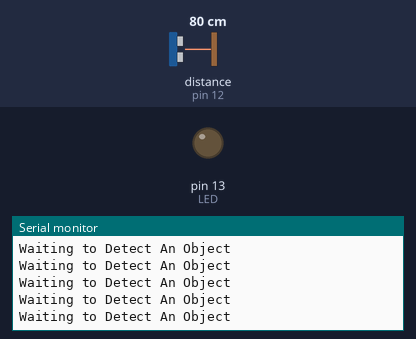
Recording of a sketch running on a simulated Arduino Uno, built with avr-gcc and run on an emulated ATmega328P. On the bench: output pins drawn as LEDs (lit = HIGH), the last lines printed to the serial monitor. Wiring (inferred from the names in the program): ultrasonic range finder: trigger pin 11; echo pin 12. The inputs (shaded band) are chosen by the test bench; at power-on: distance to the obstacle (sensor on pin 12) 80 cm. The echo pulse lasts 58.3 µs per cm; pins used as bus, display or sensor lines are not drawn.

Above: at 1.2 s.
1.3 s: distance to the obstacle (sensor on pin 12) set to 2 cm
At 1.97 s:
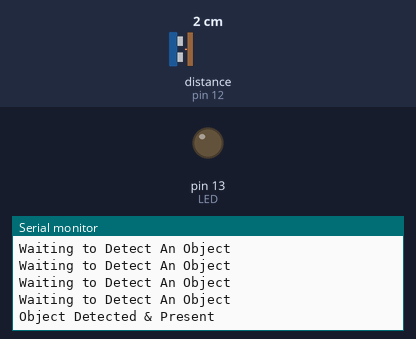
3.7 s: distance to the obstacle (sensor on pin 12) set to 35 cm
At 3.73 s:
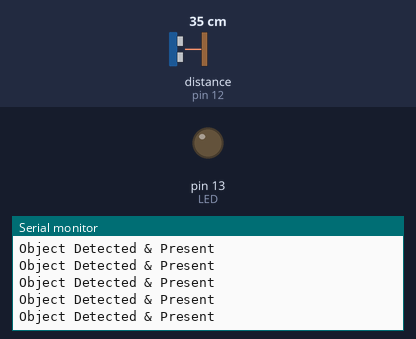

Measured:
- after the input at 1.3 s, the serial monitor: prints a new line after 0.49 s (image 1)

The sketch:

Motion_Sensor_Lab_Practice3.ino
```cpp
/*
  Ultrasonic Sensor HC-SR04 and Arduino Tutorial
  by Dejan Nedelkovski,
  www.HowToMechatronics.com
*/

// defines pins numbers
const int trigPin = 11;
const int echoPin = 12;
const int LED = 13;
int object_count = 1;
// defines variables
long duration;
int distance;

void setup() {
  // UltraSonoc Pins
  pinMode(trigPin, OUTPUT); // Sets the trigPin as an Output
  pinMode(echoPin, INPUT); // Sets the echoPin as an Input

  // initialize digital pin LED_BUILTIN as an output.
  pinMode(LED, OUTPUT);

  Serial.begin(115200); // Starts the serial communication
}

void loop() {
  // Clears the trigPin
  digitalWrite(trigPin, LOW);
  delayMicroseconds(2);

  // Sets the trigPin on HIGH state for 10 micro seconds
  digitalWrite(trigPin, HIGH);
  delayMicroseconds(250);
  digitalWrite(trigPin, LOW);

  // Reads the echoPin, returns the sound wave travel time in microseconds
  duration = pulseIn(echoPin, HIGH);

  // Calculating the distance
  distance = duration * 0.034 / 2;

  	while(distance > 20) {
      // Clears the trigPin
      digitalWrite(trigPin, LOW);
      delayMicroseconds(2);

      // Sets the trigPin on HIGH state for 10 micro seconds
      digitalWrite(trigPin, HIGH);
      delayMicroseconds(10);
      digitalWrite(trigPin, LOW);

      // Reads the echoPin, returns the sound wave travel time in microseconds
      duration = pulseIn(echoPin, HIGH);

      // Calculating the distance
      distance = duration * 0.034 / 2;

      Serial.println("Waiting to Detect An Object ");
      delay(250);
    }
    while (distance < 20 ){

      // Clears the trigPin
      digitalWrite(trigPin, LOW);
      delayMicroseconds(2);

      // Sets the trigPin on HIGH state for 10 micro seconds
      digitalWrite(trigPin, HIGH);
      delayMicroseconds(250);
      digitalWrite(trigPin, LOW);

      // Reads the echoPin, returns the sound wave travel time in microseconds
      duration = pulseIn(echoPin, HIGH);

      // Calculating the distance
      distance = duration * 0.034 / 2;

       Serial.println("Object Detected & Present");
        delay(250);
        if(distance>20){
          Serial.println("Object Left: ");
        }
    }
}
```
